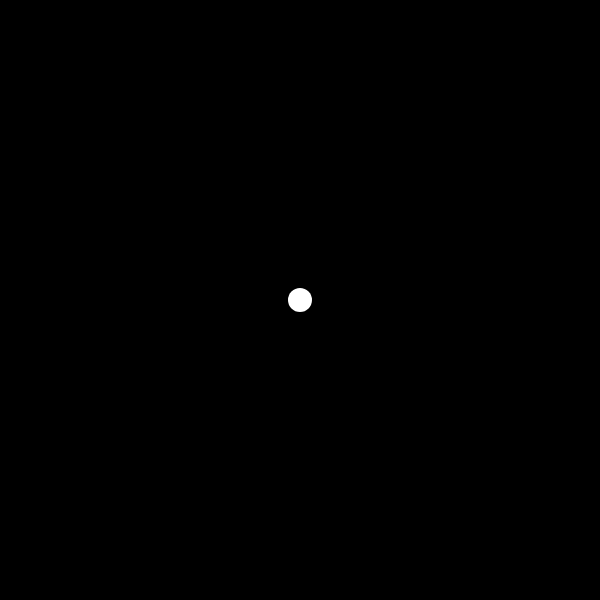
Frame 1 (no input)
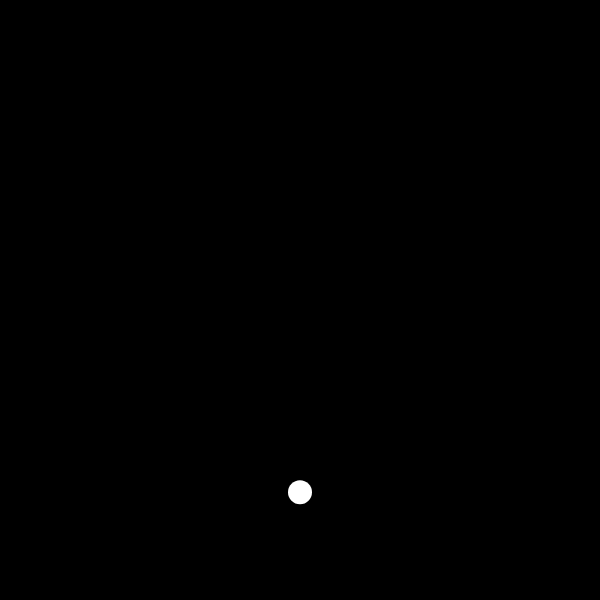
Frame 60 (no input)
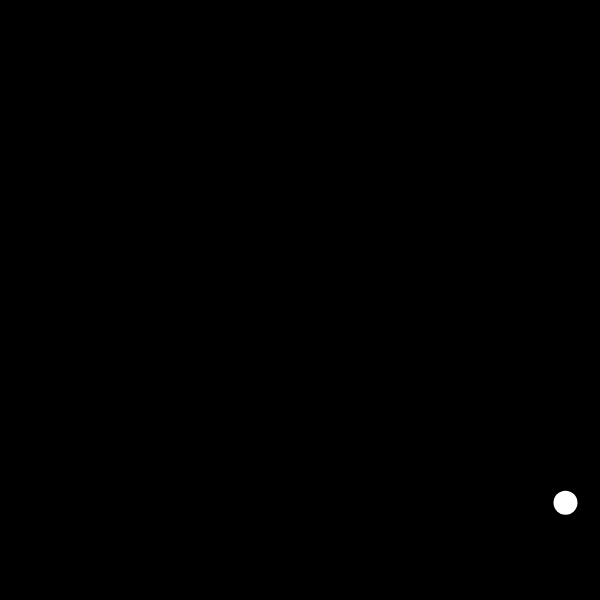
Frame 120 (the mouse pressed at the canvas centre since frame 60)

The p5.js sketch that drew these frames (run headless with seeded random() and noise() and a simulated clock; from frame 60 on, the mouse is pressed at the canvas centre):

// p5.js sketch
// ── sketch.js
let follow;

function setup() {
  createCanvas(600, 600);
  follow = new Follower(width / 2, height / 2);
}

function draw() {
  background(0);
  let g = createVector(0, 0.25);
  follow.applyForce(g);
  if (mouseIsPressed) {
    let w = createVector(0.15, 0);
    follow.applyForce(w);
  }
  follow.show();
  follow.update();
  follow.edges();
}

// ── Follower.js
class Follower {
  constructor(x, y) {
    this.pos = createVector(x, y);
    //this.vel = p5.Vector.random2D();
    //this.vel.mult(random(3));
    this.vel = createVector(0, 0);
    this.acc = createVector(0, 0);
    this.r = 12;
  }

  edges() {
    if (this.pos.y >= height - 12) {
      this.pos.y = height - 12;
      this.vel.y *= -0.85;
    }

    if (this.pos.x <= this.r) {
      this.pos.x = this.r;
      this.vel.x *= -0.85;
    }

    if (this.pos.x >= width - this.r) {
      this.pos.x = width - this.r;
      this.vel.x *= -0.85;
    }
  }

  applyForce(force) {
    this.acc.add(force);
  }

  update() {
    this.vel.add(this.acc);
    this.pos.add(this.vel);
    this.acc.set(0, 0);
  }

  show() {
    noStroke();
    fill(255);
    ellipse(this.pos.x, this.pos.y, this.r * 2);
  }
}
